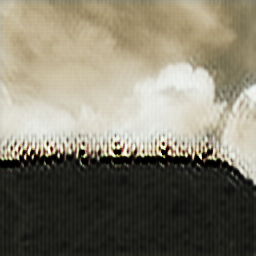
#> input picture generated_img_0_1.png, 256 x 256 px; its folder holds 2 pictures in this run
$ python imagecleaning.py .
#> lines starting #> are read from the running program, lines starting #| are printed output that depends on the picture; after the words box and inside, x2 and y2 are one past the last pixel; in counts of white or black regions, pixels touching at a corner belong together
import argparse
from pathlib import Path
import os
import cv2
import pickle

sep = os.path.sep

parser = argparse.ArgumentParser()
parser.add_argument("file_path", type=Path)

p = parser.parse_args()
if not p.file_path.exists():
    print('Invalid path')
    exit(1)

try:
    imgs = pickle.load(open(str(p.file_path)+sep+'imgs.pkl', 'rb'))
    print('Loaded images')
except Exception as e:
    imgs = []
    for file in os.listdir(str(p.file_path)):
        if (
            file.endswith('.jpg') or
            file.endswith('.jpeg') or
            file.endswith('.png') or
            file.endswith('.gif')
        ):
            imgs.append(cv2.imread(str(p.file_path)+sep+file))
    pickle.dump(imgs, open(str(p.file_path)+sep+'imgs.pkl', 'wb'))
    print('Dumped images')

def print_click(event, x, y, flags, param):
    global mouseX, mouseY
    if event == cv2.EVENT_LBUTTONDOWN:
        mouseX, mouseY = x, y
        print(x, y)

keepGoing = True
i = 0
lastmove = 0
cv2.namedWindow('image')
cv2.setMouseCallback('image', print_click)
while keepGoing:
    img = imgs[i]
#> img is the input picture: shape (256, 256, 3); mean B, G, R 107.7, 123.6, 129.4
    height, width = img.shape[:2]
#> height = 256; width = 256
    side = min(height, width)
#> side = 256
    c = (width//2, height//2)
#> c = (128, 128)
    tl = (c[0] - side//2, c[1] - side//2)
#> tl = (0, 0)
    br = (c[0] + side//2, c[1] + side//2)
#> br = (256, 256)
    cv2.rectangle(img, tl, br, (0,0,255), 5)
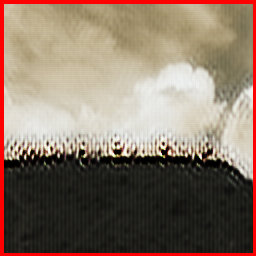
#> img: shape (256, 256, 3); 5.39% of pixels changed, all inside (x1, y1, x2, y2) = (0, 0, 256, 256)
    cv2.imshow('image', img)
    key = cv2.waitKey(0)
#> (key q is pressed here)
    if key == ord('n') and i < len(imgs):
        i += 1
    elif key == ord('b') and i > 0:
        i -= 1
    elif key == ord('q'):
        keepGoing = False
        cv2.destroyAllWindows()
